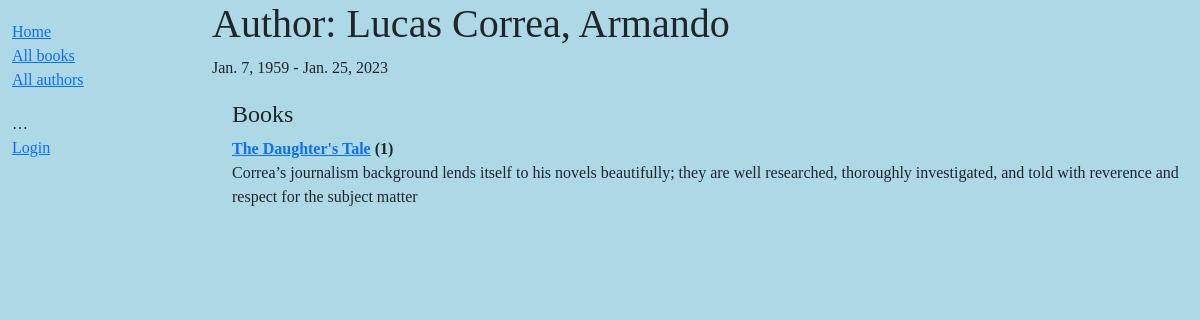
The app's page /catalog/author/1 with its own data.
### catalog/models.py (models this page shows, shortened)
class Author(models.Model):
    first_name = models.CharField(max_length=100)
    last_name = models.CharField(max_length=100)
    date_of_birth = models.DateField(null=True, blank=True)
    date_of_death = models.DateField('Died', null=True, blank=True)
    class Meta:
        ordering = ['last_name', 'first_name']
    def __str__(self):
        return f'{self.last_name}, {self.first_name}'

class Book(models.Model):
    title = models.CharField(max_length=200)
    author = models.ForeignKey('Author', on_delete=models.SET_NULL, null=True)
    summary = models.TextField(max_length=1000, help_text='Enter a brief description of the book')
    isbn = models.CharField('ISBN', max_length=13, unique=True,
                             help_text='13 Character <a href="https://www.isbn-international.org/content/what-isbn">ISBN number</a>')
    genre = models.ManyToManyField(Genre, help_text='Select a genre for this book :)')
    def __str__(self):
        return self.title
    def display_genre(self):
        """Create a string for the Genre. This is required to display genre in Admin."""
        return ', '.join(genre.name for genre in self.genre.all()[:3])
    display_genre.short_description = 'Genre'

### catalog/views.py (the view)
# urls.py: path('author/<int:pk>', views.AuthorDetailView.as_view(), name='author-detail'),
class AuthorDetailView(generic.DetailView):
    model = Author

### catalog/templates/catalog/author_detail.html
{% extends "base_generic.html" %}
{% block content %}
<h1>Author: {{ author }} </h1>
<p>{{author.date_of_birth}} - {% if author.date_of_death %}{{author.date_of_death}}{% endif %}</p>
<div style="margin-left:20px;margin-top:20px">
<h4>Books</h4>
<dl>
{% for book in author.book_set.all %}
  <dt><a href="{% url 'book-detail' book.pk %}">{{book}}</a> ({{book.bookinstance_set.all.count}})</dt>
  <dd>{{book.summary}}</dd>
{% endfor %}
</dl>
</div>
{% endblock %}

### catalog/static/css/styles.css (style rules this page uses)
body { background-color: lightblue; font-family: verdana; }

### records on screen
Author: last_name+first_name "Lucas Correa, Armando", date_of_birth "Jan. 7, 1959", date_of_death "Jan. 25, 2023"
Book: title "The Daughter's Tale", bookinstance_set.all.count "1", summary "Correa’s journalism background lends itself to his novels beautifully; they are well researched, thoroughly investigated, and told with reverence and respect for the subject matter"
